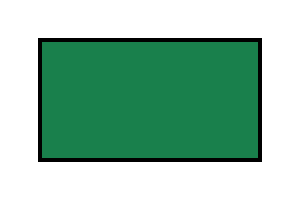

Here is the Python script that generated this plot:
#!/usr/bin/env python3
"""The same drawing, sent to four different surfaces.

Cairo draws the same way whatever it is drawing onto. Only the surface changes,
which is why the printing chapter can reuse code written for the screen.
"""

import cairo

WIDTH, HEIGHT = 300, 200


def draw(context):
    context.set_source_rgb(1, 1, 1)
    context.paint()

    context.set_source_rgb(0.1, 0.5, 0.3)
    context.rectangle(40, 40, 220, 120)
    context.fill_preserve()      # fill, but keep the path

    context.set_source_rgb(0, 0, 0)
    context.set_line_width(4)
    context.stroke()             # ...so it can be stroked too


# A raster image, in memory.
png = cairo.ImageSurface(cairo.FORMAT_ARGB32, WIDTH, HEIGHT)
draw(cairo.Context(png))
png.write_to_png("surfaces.png")

# Vector output. Sizes here are in points, not pixels: 72 points to the inch.
for surface, name in (
    (cairo.PDFSurface("surfaces.pdf", WIDTH, HEIGHT), "surfaces.pdf"),
    (cairo.SVGSurface("surfaces.svg", WIDTH, HEIGHT), "surfaces.svg"),
    (cairo.PSSurface("surfaces.ps", WIDTH, HEIGHT), "surfaces.ps"),
):
    draw(cairo.Context(surface))
    surface.finish()             # flush and close the file
    print("wrote", name)

print("wrote surfaces.png")
